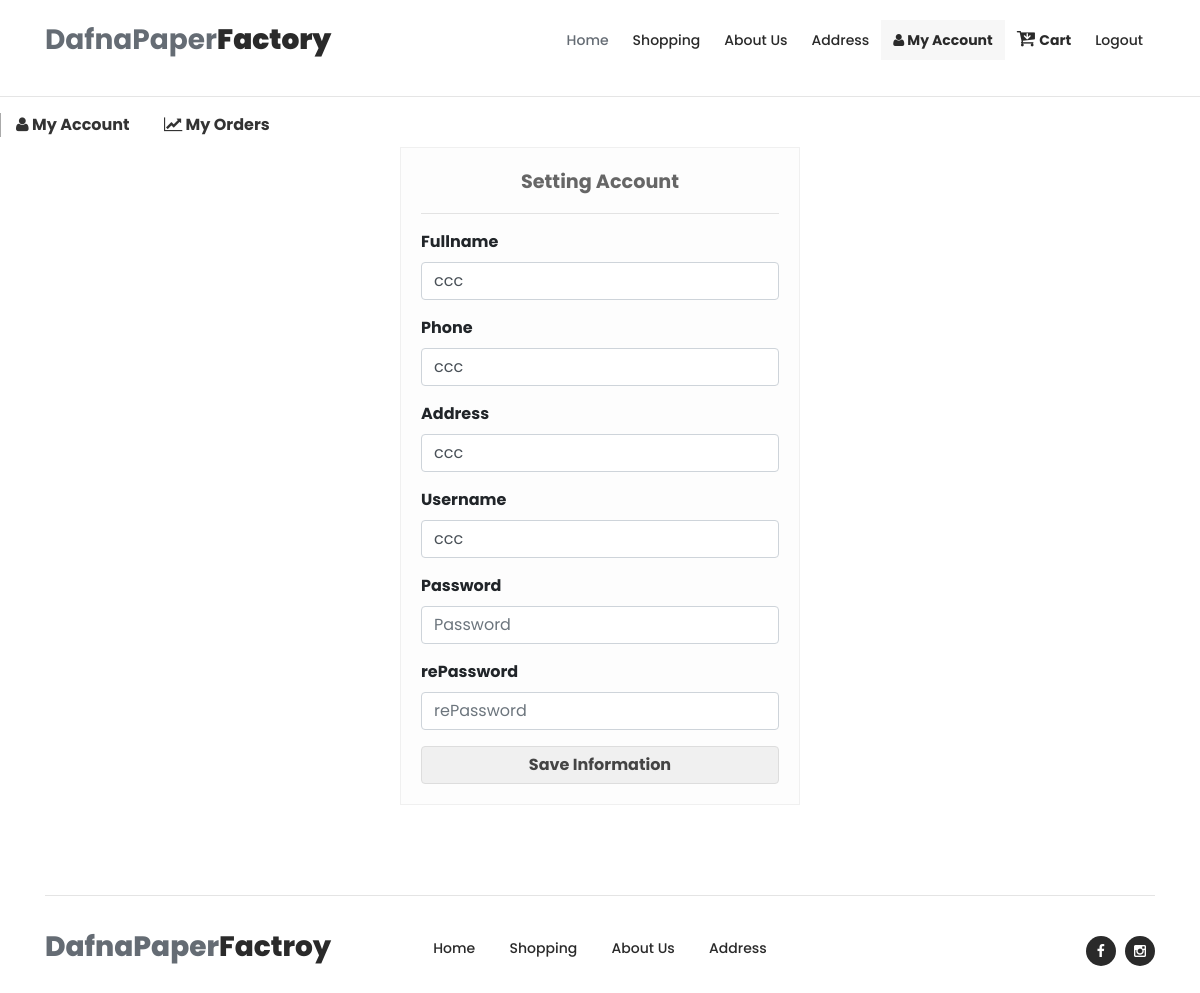
The page /home/my_account.php (signed in) on the database its author committed.
### tables this page shows
CREATE TABLE `users` (
  `id` int NOT NULL,
  `fullname` varchar(200) DEFAULT NULL,
  `address` varchar(100) DEFAULT NULL,
  `phone` varchar(15) DEFAULT NULL,
  `loginname` varchar(100) DEFAULT NULL,
  `password` varchar(200) DEFAULT NULL,
  `user_type` int DEFAULT NULL COMMENT '1.admin 2.customer',
  `row_deleted` tinyint(1) NOT NULL DEFAULT '0'
);

### home/my_account.php (the view, shortened to what this page needs)
<!DOCTYPE html>
<html lang="en">
  <head>
    <link rel="stylesheet" type="text/css" href="assets/css/bootstrap.min.css">
    <link rel="stylesheet" type="text/css" href="assets/css/font-awesome.css">
    <link rel="stylesheet" type="text/css" href="assets/css/owl-carousel.css">
    <link rel="stylesheet" href="assets/css/main.css">
    </head>
    <body>
    <?php include "header.php";?>
        <hr>
        <?php include "customer_sub_header.php";?>
    <div align="left" class="container">
      <div class="save_info-container">
        <div style="text-align:center;font-weight:bold;font-size:1.2em;color:#666;">Setting Account</div>
        <hr>
        <?php
        $sql="SELECT * FROM users WHERE user_type=2 AND id=$_SESSION[user_id]";
        $query = mysqli_query($connect, $sql);
        if ($row= mysqli_fetch_array($query))
        {
          $fullname=$row['fullname'];
          $phone=$row['phone'];
          $address=$row['address'];
          $username=$row['loginname'];
        }
        ?>
        <div class="form-group">
            <label for="username">Fullname</label>
            <input type="text" class="form-control" id="fullname" placeholder="Fullname" value="<?php echo $fullname;?>">
        </div>
        <div class="form-group">
            <label for="phone">Phone</label>
            <input type="text" class="form-control" id="phone" placeholder="Phone" value="<?php echo $phone;?>">
        </div>
        <div class="form-group">
            <label for="address">Address</label>
            <input type="text" class="form-control" id="address" placeholder="Address" value="<?php echo $address;?>">
        </div>
        <div class="form-group">
            <label for="username">Username</label>
            <input type="text" class="form-control" id="username" placeholder="Username" value="<?php echo $username;?>">
        </div>
        <div class="form-group">
            <label for="password">Password</label>
            <input type="password" class="form-control" id="password" placeholder="Password" autocomplete="new-password" autofill="off">
        </div>
        <div class="form-group">
            <label for="repassword">rePassword</label>
            <input type="password" class="form-control" id="repassword" placeholder="rePassword" autocomplete="new-password" autofill="off">
        </div>
        <button type="submit" id="save_info" onclick="save_info(this);" class="btn btn-save_info btn-block">Save Information</button>
      </div>
    </div>
    <footer>
    <?php include "footerr.php";?>
    </footer>
  </body>
</html>

### home/assets/css/main.css (style rules this page uses)
html, body, div, span, applet, object, iframe, h1, h2, h3, h4, h5, h6, p, blockquote, div pre, a, abbr, acronym, address, big, cite, code, del, dfn, em, font, img, ins, kbd, q, s, samp, small, strike, strong, sub, sup, tt, var, b, u, i, center, dl, dt, dd, ol, ul, li, figure, header, nav, section, article, aside, footer, figcaption { margin: 0; padding: 0; border: 0; outline: 0; }
header, nav, section, article, aside, footer, hgroup { display: block; }
* { box-sizing: border-box; }
html, body { font-family: 'Poppins', sans-serif; font-weight: 400; background-color: #fff; font-size: 16px; -ms-text-size-adjust: 100%; -webkit-font-smoothing: antialiased; -moz-osx-font-smoothing: grayscale; }
html, body { background: #fff; font-family: 'Poppins', sans-serif; }
footer { padding-top: 60px; margin-bottom: 25px; }

### home/my_account.php (style rules this page uses)
.save_info-container { max-width: 400px; margin: auto; margin-top: 50px; border:1px solid #f0f0f0; padding:20px; background:#fdfdfd; }
.btn-save_info { background-color: #f0f0f0; color: #444; border: 1px solid #ddd; font-weight:bold; }
label { font-weight:bold; }

### rows shown on the page
users: fullname "ccc", phone "ccc", address "ccc", loginname "ccc"
